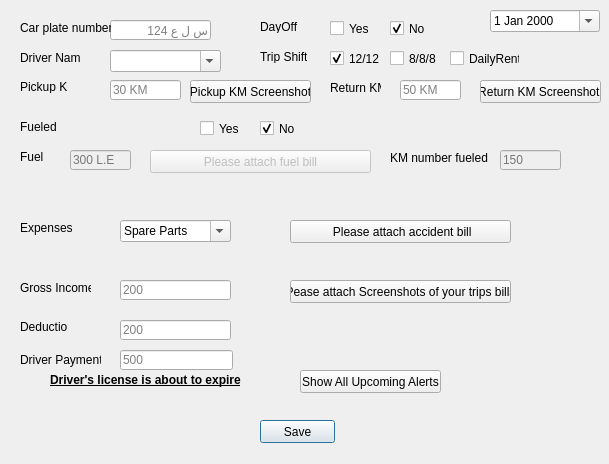
<?xml version="1.0" encoding="UTF-8"?>
<ui version="4.0">
 <class>Dialog</class>
 <widget class="QDialog" name="Dialog">
  <property name="geometry">
   <rect>
    <x>0</x>
    <y>0</y>
    <width>609</width>
    <height>464</height>
   </rect>
  </property>
  <property name="windowTitle">
   <string>Activity</string>
  </property>
  <widget class="QLabel" name="FuelLabel">
   <property name="geometry">
    <rect>
     <x>20</x>
     <y>150</y>
     <width>47</width>
     <height>13</height>
    </rect>
   </property>
   <property name="text">
    <string>Fuel</string>
   </property>
  </widget>
  <widget class="QLabel" name="TripShiftLabel">
   <property name="geometry">
    <rect>
     <x>260</x>
     <y>50</y>
     <width>47</width>
     <height>13</height>
    </rect>
   </property>
   <property name="text">
    <string>Trip Shift</string>
   </property>
  </widget>
  <widget class="QLineEdit" name="CarPlateNumber_text">
   <property name="geometry">
    <rect>
     <x>110</x>
     <y>20</y>
     <width>101</width>
     <height>20</height>
    </rect>
   </property>
   <property name="placeholderText">
    <string>س ل ع 124</string>
   </property>
  </widget>
  <widget class="QLabel" name="CarPlateNumber_label">
   <property name="geometry">
    <rect>
     <x>20</x>
     <y>20</y>
     <width>91</width>
     <height>16</height>
    </rect>
   </property>
   <property name="text">
    <string>Car plate number</string>
   </property>
  </widget>
  <widget class="QLineEdit" name="FuelText">
   <property name="enabled">
    <bool>false</bool>
   </property>
   <property name="geometry">
    <rect>
     <x>70</x>
     <y>150</y>
     <width>61</width>
     <height>20</height>
    </rect>
   </property>
   <property name="placeholderText">
    <string>300 L.E</string>
   </property>
  </widget>
  <widget class="QLabel" name="Expenses_label">
   <property name="geometry">
    <rect>
     <x>20</x>
     <y>220</y>
     <width>61</width>
     <height>16</height>
    </rect>
   </property>
   <property name="text">
    <string>Expenses</string>
   </property>
  </widget>
  <widget class="QLabel" name="GrossIncomeLabel">
   <property name="geometry">
    <rect>
     <x>20</x>
     <y>280</y>
     <width>71</width>
     <height>16</height>
    </rect>
   </property>
   <property name="text">
    <string>Gross Income</string>
   </property>
  </widget>
  <widget class="QLineEdit" name="GrossIncomeText">
   <property name="geometry">
    <rect>
     <x>120</x>
     <y>280</y>
     <width>111</width>
     <height>20</height>
    </rect>
   </property>
   <property name="placeholderText">
    <string>200</string>
   </property>
  </widget>
  <widget class="QPushButton" name="SaveButton">
   <property name="geometry">
    <rect>
     <x>260</x>
     <y>420</y>
     <width>75</width>
     <height>23</height>
    </rect>
   </property>
   <property name="text">
    <string>Save</string>
   </property>
  </widget>
  <widget class="QPushButton" name="TripBillScreenshot_button">
   <property name="geometry">
    <rect>
     <x>290</x>
     <y>280</y>
     <width>221</width>
     <height>23</height>
    </rect>
   </property>
   <property name="text">
    <string>Pease attach Screenshots of your trips bills</string>
   </property>
  </widget>
  <widget class="QLabel" name="PickupKM_label">
   <property name="geometry">
    <rect>
     <x>20</x>
     <y>80</y>
     <width>47</width>
     <height>13</height>
    </rect>
   </property>
   <property name="text">
    <string>Pickup KM</string>
   </property>
  </widget>
  <widget class="QLabel" name="ReturnKMLabel">
   <property name="geometry">
    <rect>
     <x>330</x>
     <y>80</y>
     <width>51</width>
     <height>16</height>
    </rect>
   </property>
   <property name="text">
    <string>Return KM</string>
   </property>
  </widget>
  <widget class="QLineEdit" name="ReturnKMText">
   <property name="geometry">
    <rect>
     <x>400</x>
     <y>80</y>
     <width>61</width>
     <height>20</height>
    </rect>
   </property>
   <property name="placeholderText">
    <string>50 KM</string>
   </property>
  </widget>
  <widget class="QLineEdit" name="PickupKM_text">
   <property name="geometry">
    <rect>
     <x>110</x>
     <y>80</y>
     <width>71</width>
     <height>20</height>
    </rect>
   </property>
   <property name="placeholderText">
    <string>30 KM</string>
   </property>
  </widget>
  <widget class="QPushButton" name="ReturnKM_button">
   <property name="geometry">
    <rect>
     <x>480</x>
     <y>80</y>
     <width>121</width>
     <height>23</height>
    </rect>
   </property>
   <property name="text">
    <string>Return KM Screenshot </string>
   </property>
  </widget>
  <widget class="QPushButton" name="PickupKM_button">
   <property name="geometry">
    <rect>
     <x>190</x>
     <y>80</y>
     <width>121</width>
     <height>23</height>
    </rect>
   </property>
   <property name="text">
    <string>Pickup KM Screenshot</string>
   </property>
  </widget>
  <widget class="QPushButton" name="AccidentBill_button">
   <property name="geometry">
    <rect>
     <x>290</x>
     <y>220</y>
     <width>221</width>
     <height>23</height>
    </rect>
   </property>
   <property name="text">
    <string> Please attach accident bill</string>
   </property>
  </widget>
  <widget class="QPushButton" name="FuelBillButton">
   <property name="enabled">
    <bool>false</bool>
   </property>
   <property name="geometry">
    <rect>
     <x>150</x>
     <y>150</y>
     <width>221</width>
     <height>23</height>
    </rect>
   </property>
   <property name="text">
    <string>Please attach fuel bill</string>
   </property>
  </widget>
  <widget class="QLabel" name="DayoffLabel">
   <property name="geometry">
    <rect>
     <x>260</x>
     <y>20</y>
     <width>47</width>
     <height>13</height>
    </rect>
   </property>
   <property name="text">
    <string>DayOff</string>
   </property>
  </widget>
  <widget class="QLabel" name="KMnumberFueledAtLabel">
   <property name="geometry">
    <rect>
     <x>390</x>
     <y>150</y>
     <width>101</width>
     <height>16</height>
    </rect>
   </property>
   <property name="text">
    <string>KM number fueled at</string>
   </property>
  </widget>
  <widget class="QLineEdit" name="KMnumberFueledAtText">
   <property name="enabled">
    <bool>false</bool>
   </property>
   <property name="geometry">
    <rect>
     <x>500</x>
     <y>150</y>
     <width>61</width>
     <height>20</height>
    </rect>
   </property>
   <property name="placeholderText">
    <string>150</string>
   </property>
  </widget>
  <widget class="QLabel" name="IsFueledLabel">
   <property name="geometry">
    <rect>
     <x>20</x>
     <y>120</y>
     <width>47</width>
     <height>13</height>
    </rect>
   </property>
   <property name="text">
    <string>Fueled</string>
   </property>
  </widget>
  <widget class="QComboBox" name="DriverNameComboBox">
   <property name="geometry">
    <rect>
     <x>110</x>
     <y>50</y>
     <width>111</width>
     <height>22</height>
    </rect>
   </property>
   <property name="editable">
    <bool>true</bool>
   </property>
  </widget>
  <widget class="QLabel" name="CarAssigen_Label">
   <property name="geometry">
    <rect>
     <x>20</x>
     <y>50</y>
     <width>61</width>
     <height>16</height>
    </rect>
   </property>
   <property name="text">
    <string>Driver Name</string>
   </property>
  </widget>
  <widget class="QComboBox" name="ExpensesComboBox">
   <property name="geometry">
    <rect>
     <x>120</x>
     <y>220</y>
     <width>111</width>
     <height>22</height>
    </rect>
   </property>
   <property name="editable">
    <bool>true</bool>
   </property>
   <item>
    <property name="text">
     <string>Spare Parts</string>
    </property>
   </item>
   <item>
    <property name="text">
     <string>Others</string>
    </property>
   </item>
  </widget>
  <widget class="QLabel" name="DriverPaymentLabel">
   <property name="geometry">
    <rect>
     <x>20</x>
     <y>350</y>
     <width>81</width>
     <height>20</height>
    </rect>
   </property>
   <property name="text">
    <string>Driver Payment</string>
   </property>
  </widget>
  <widget class="QLineEdit" name="DriverPaymentText">
   <property name="enabled">
    <bool>true</bool>
   </property>
   <property name="geometry">
    <rect>
     <x>120</x>
     <y>350</y>
     <width>113</width>
     <height>20</height>
    </rect>
   </property>
   <property name="dragEnabled">
    <bool>false</bool>
   </property>
   <property name="placeholderText">
    <string>500 </string>
   </property>
   <property name="clearButtonEnabled">
    <bool>false</bool>
   </property>
  </widget>
  <widget class="QPushButton" name="ShowAllUpComingAlertsPushButton">
   <property name="geometry">
    <rect>
     <x>300</x>
     <y>370</y>
     <width>141</width>
     <height>23</height>
    </rect>
   </property>
   <property name="text">
    <string>Show All Upcoming Alerts</string>
   </property>
  </widget>
  <widget class="QLabel" name="AlertLabel">
   <property name="geometry">
    <rect>
     <x>50</x>
     <y>370</y>
     <width>191</width>
     <height>20</height>
    </rect>
   </property>
   <property name="font">
    <font>
     <weight>75</weight>
     <bold>true</bold>
     <underline>true</underline>
    </font>
   </property>
   <property name="text">
    <string>Driver's license is about to expire</string>
   </property>
  </widget>
  <widget class="QLabel" name="DeductionLabel">
   <property name="geometry">
    <rect>
     <x>20</x>
     <y>320</y>
     <width>47</width>
     <height>13</height>
    </rect>
   </property>
   <property name="text">
    <string>Deduction</string>
   </property>
  </widget>
  <widget class="QLineEdit" name="DeductionText">
   <property name="geometry">
    <rect>
     <x>120</x>
     <y>320</y>
     <width>111</width>
     <height>20</height>
    </rect>
   </property>
   <property name="placeholderText">
    <string>200</string>
   </property>
  </widget>
  <widget class="QDateEdit" name="TodayDateTime">
   <property name="geometry">
    <rect>
     <x>490</x>
     <y>10</y>
     <width>110</width>
     <height>22</height>
    </rect>
   </property>
   <property name="mouseTracking">
    <bool>false</bool>
   </property>
   <property name="calendarPopup">
    <bool>true</bool>
   </property>
  </widget>
  <widget class="QCheckBox" name="DayoffcheckBoxYes">
   <property name="geometry">
    <rect>
     <x>330</x>
     <y>20</y>
     <width>70</width>
     <height>17</height>
    </rect>
   </property>
   <property name="text">
    <string>Yes</string>
   </property>
  </widget>
  <widget class="QCheckBox" name="DayoffcheckBoxNo">
   <property name="geometry">
    <rect>
     <x>390</x>
     <y>20</y>
     <width>70</width>
     <height>17</height>
    </rect>
   </property>
   <property name="text">
    <string>No</string>
   </property>
   <property name="checked">
    <bool>true</bool>
   </property>
  </widget>
  <widget class="QCheckBox" name="TripShift12CheckBox">
   <property name="geometry">
    <rect>
     <x>330</x>
     <y>50</y>
     <width>70</width>
     <height>17</height>
    </rect>
   </property>
   <property name="text">
    <string>12/12</string>
   </property>
   <property name="checked">
    <bool>true</bool>
   </property>
  </widget>
  <widget class="QCheckBox" name="TripShift8CheckBox">
   <property name="geometry">
    <rect>
     <x>390</x>
     <y>50</y>
     <width>70</width>
     <height>17</height>
    </rect>
   </property>
   <property name="text">
    <string>8/8/8</string>
   </property>
  </widget>
  <widget class="QCheckBox" name="DailyRentCheckBox">
   <property name="geometry">
    <rect>
     <x>450</x>
     <y>50</y>
     <width>70</width>
     <height>17</height>
    </rect>
   </property>
   <property name="text">
    <string>DailyRent</string>
   </property>
  </widget>
  <widget class="QCheckBox" name="IsFueledCheckBoxYes">
   <property name="geometry">
    <rect>
     <x>200</x>
     <y>120</y>
     <width>70</width>
     <height>17</height>
    </rect>
   </property>
   <property name="text">
    <string>Yes</string>
   </property>
  </widget>
  <widget class="QCheckBox" name="IsFueledCheckBoxNo">
   <property name="geometry">
    <rect>
     <x>260</x>
     <y>120</y>
     <width>70</width>
     <height>17</height>
    </rect>
   </property>
   <property name="text">
    <string>No</string>
   </property>
   <property name="checked">
    <bool>true</bool>
   </property>
  </widget>
 </widget>
 <resources/>
 <connections/>
</ui>
